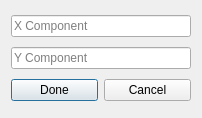
<?xml version="1.0" encoding="UTF-8"?>
<ui version="4.0">
 <class>AddForceDialog</class>
 <widget class="QDialog" name="AddForceDialog">
  <property name="windowModality">
   <enum>Qt::WindowModal</enum>
  </property>
  <property name="geometry">
   <rect>
    <x>0</x>
    <y>0</y>
    <width>202</width>
    <height>118</height>
   </rect>
  </property>
  <property name="windowTitle">
   <string>Add Force</string>
  </property>
  <property name="modal">
   <bool>true</bool>
  </property>
  <layout class="QVBoxLayout" name="verticalLayout">
   <item>
    <widget class="QLineEdit" name="xComponent">
     <property name="placeholderText">
      <string>X Component</string>
     </property>
    </widget>
   </item>
   <item>
    <widget class="QLineEdit" name="yComponent">
     <property name="placeholderText">
      <string>Y Component</string>
     </property>
    </widget>
   </item>
   <item>
    <layout class="QHBoxLayout" name="horizontalLayout">
     <item>
      <widget class="QPushButton" name="doneButton">
       <property name="text">
        <string>Done</string>
       </property>
      </widget>
     </item>
     <item>
      <widget class="QPushButton" name="cancelButton">
       <property name="text">
        <string>Cancel</string>
       </property>
      </widget>
     </item>
    </layout>
   </item>
  </layout>
 </widget>
 <resources/>
 <connections/>
</ui>
